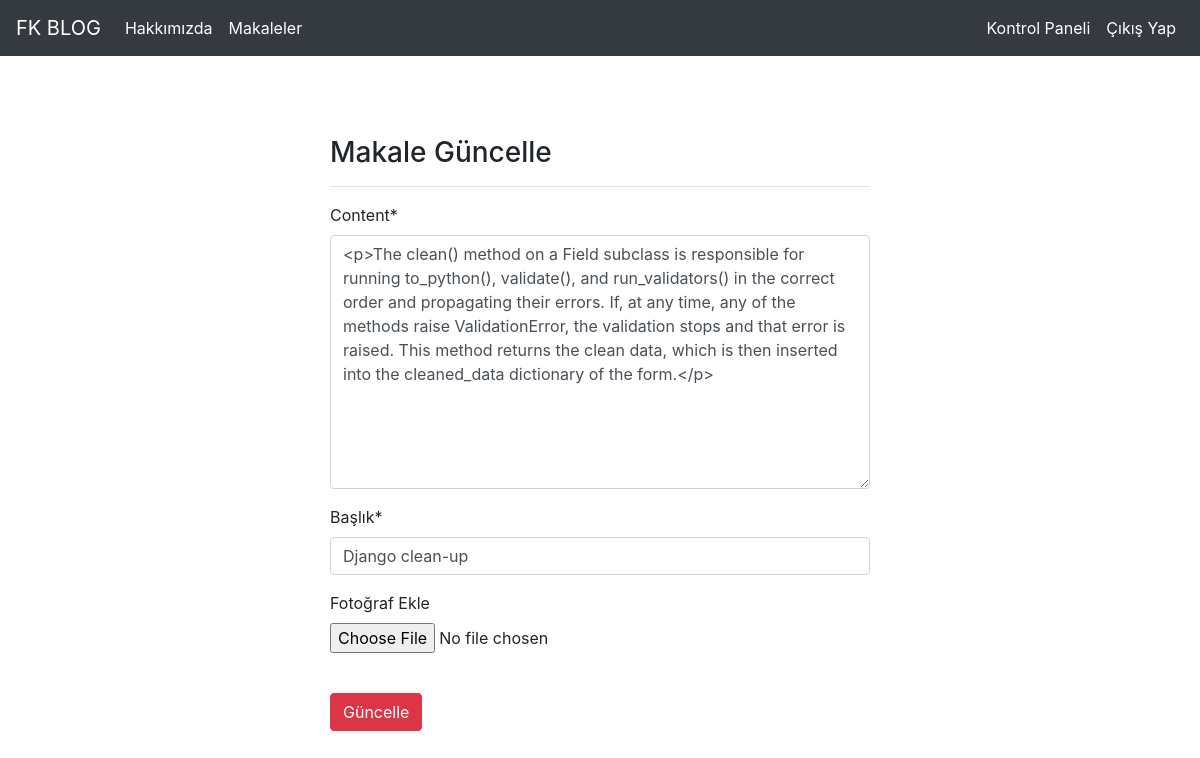
/articles/update/17 (signed in), run on the app's committed database.
### article/models.py (models this page shows, shortened)
class Article(models.Model):
    author = models.ForeignKey("auth.User",on_delete = models.CASCADE,verbose_name="Yazar")
    title = models.CharField(max_length=50,verbose_name="Başlık")
    content = RichTextField()
    created_date = models.DateTimeField(auto_now_add=True,verbose_name="Tarih")
    article_image = models.FileField(blank=True, null=True,verbose_name="Fotoğraf Ekle")

### article/views.py (the view)
# urls.py: path('update/<int:id>',views.updateArticle,name = "update"),
@login_required(login_url="user:login")
def updateArticle(request,id):
    article = get_object_or_404(Article,id=id)
    form = ArticleForm(request.POST or None,request.FILES or None,instance=article)
    if form.is_valid():
        article = form.save(commit=False)
        article.author =request.user
        article.save()
        messages.success(request,"Makale Güncellendi")
        return redirect("article:dashboard")
    return render(request,"update.html",{"form":form})

### article/forms.py
class ArticleForm(forms.ModelForm):
    class Meta:
        model = Article
        fields = {"content","title","article_image"}

### templates/update.html (shortened to what this page needs)
{% extends "layout.html" %}
{% block body %}
{% load crispy_forms_tags %}
<div class = "row">
        <div class="col-md-6 offset-md-3"><h3>Makale Güncelle</h3>
            <hr>
            <form method="POST" enctype="multipart/form-data">
                    {{form|crispy}}
                    <br>
                    <button type=submit class="btn btn-danger">
                        Güncelle
                    </button>
            </form>
        </div>
      </div>
{% endblock body %}

### data on the page
Article: content "<p>The clean() method on a Field subclass is responsible for running to_python(), validate(), and run_validators() in the correct order and propagating their errors. If, at any time, any of the methods raise ValidationError, the validation stops and that error is raised. This method returns the clean data, which is then inserted into the cleaned_data dictionary of the form.</p>", title "Django clean-up"
